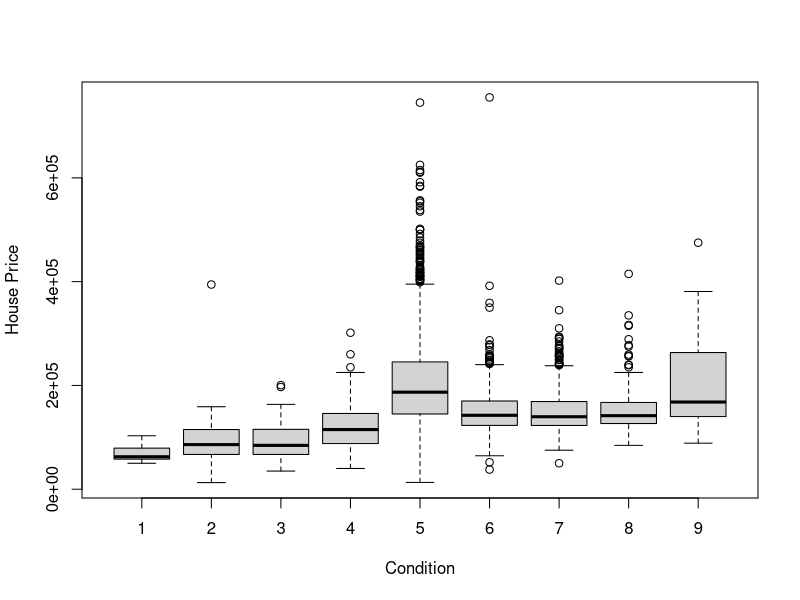

The R source for this figure: (Note: this script raises an error after producing the figure.)
## ---- chunk 1
iowaHousing <- read.csv("IowaHousing.csv")
## ---- chunk 2
library(ggplot2)
## ---- chunk 3
houseCondModel <- lm(SalePrice ~ as.factor(Overall.Cond), data=iowaHousing)
summary(houseCondModel)
## ---- chunk 4
plot(SalePrice ~ as.factor(Overall.Cond), data = iowaHousing, xlab="Condition", ylab="House Price")
## ---- chunk 5
styleCondModel <- lm(SalePrice ~ as.factor(Overall.Cond) + House.Style, data = iowaHousing)
summary(styleCondModel)
## ---- chunk 6
plot(SalePrice ~ House.Style, data = iowaHousing, xlab="Style", ylab="House Price")
## ---- chunk 7
condStyleQualModel <- lm(SalePrice ~ as.factor(Overall.Cond) + House.Style + as.factor(Overall.Qual), 
                    data = iowaHousing)
summary(condStyleQualModel)
## ---- chunk 8
condQualModel <- lm(SalePrice ~ as.factor(Overall.Cond) + as.factor(Overall.Qual), data = iowaHousing)
summary(condQualModel)
## ---- chunk 9
ggplot(data=iowaHousing,aes(as.factor(Overall.Cond), SalePrice) )+ facet_grid(.~Overall.Qual) + geom_boxplot() + labs(x = "Condition", y = "House Price") + ggtitle("House Price & Condition by Quality")
## ---- chunk 10
qualModel <- lm(SalePrice ~ as.factor(Overall.Qual), data = iowaHousing)
summary(qualModel)
## ---- chunk 11
bad <- function(n){
  if(n < 4) 0 else n
}
iowaHousing$Overall.Qual <- sapply(iowaHousing$Overall.Qual, bad) 
## ---- chunk 12
qualTypeModel <- lm(SalePrice ~ as.factor(Overall.Qual) + Bldg.Type, data = iowaHousing)
summary(qualTypeModel)
## ---- chunk 13
houseTypeModel <- lm(SalePrice ~ Bldg.Type, data = iowaHousing)
summary(houseTypeModel)
## ---- chunk 14
plot(SalePrice ~ Bldg.Type, data=iowaHousing, xlab = "Building Type", ylab = "House Price")
## ---- chunk 15
typeExModel <- lm(SalePrice ~ Bldg.Type + Exter.Qual + as.factor(Overall.Qual), data = iowaHousing)
summary(typeExModel)
## ---- chunk 16
swap <- function(x){
  if(x == "Fa") "1-Fa"
  else if(x == "TA") "2-TA"
  else if(x == "Gd") "3-Gd" 
  else "4-Ex"
}
iowaHousing$Exter.Qual <- sapply(iowaHousing$Exter.Qual, swap)
plot(SalePrice ~ as.factor(Exter.Qual), data=iowaHousing, xlab = "External Quality", ylab = "House Price")
## ---- chunk 17
exQualModel <- lm(SalePrice ~ Exter.Qual + as.factor(Overall.Qual), data = iowaHousing)
summary(exQualModel)
## ---- chunk 18
qualExAirModel <- lm(SalePrice ~ Exter.Qual + as.factor(Overall.Qual) + Central.Air, data = iowaHousing)
summary(qualExAirModel)
## ---- chunk 19
plot(SalePrice ~ Central.Air, data=iowaHousing, xlab = "Central Air", ylab = "Price")
## ---- chunk 20
rooms <- function(n){
  if(n <= 5) "Average" else ("Excess")
}

iowaHousing$TotRms.AbvGrd <- sapply(iowaHousing$TotRms.AbvGrd, rooms)

qualExAirRoomModel <- lm(SalePrice ~ Exter.Qual + as.factor(Overall.Qual) + Central.Air + TotRms.AbvGrd, data = iowaHousing)
summary(qualExAirRoomModel)
## ---- chunk 21
qualExRoomModel <- lm(SalePrice ~ Exter.Qual + as.factor(Overall.Qual) + TotRms.AbvGrd, data = iowaHousing)
summary(qualExRoomModel)
## ---- chunk 22
ggplot(data = iowaHousing, aes(as.factor(Overall.Qual), SalePrice)) + labs(x = "Overall Quality", y = "Price") + facet_grid(.~ TotRms.AbvGrd) + geom_boxplot()
## ---- chunk 23
a <- qualExRoomModel$coefficients[1]
b <- qualExRoomModel$coefficients[2]
c <- qualExRoomModel$coefficients[3]
d <- qualExRoomModel$coefficients[4]
e <- qualExRoomModel$coefficients[5]
f <- qualExRoomModel$coefficients[6]
g <- qualExRoomModel$coefficients[7]
h <- qualExRoomModel$coefficients[8]
i <- qualExRoomModel$coefficients[9]
j <- qualExRoomModel$coefficients[10]
k <- qualExRoomModel$coefficients[11]
l <- qualExRoomModel$coefficients[12]

